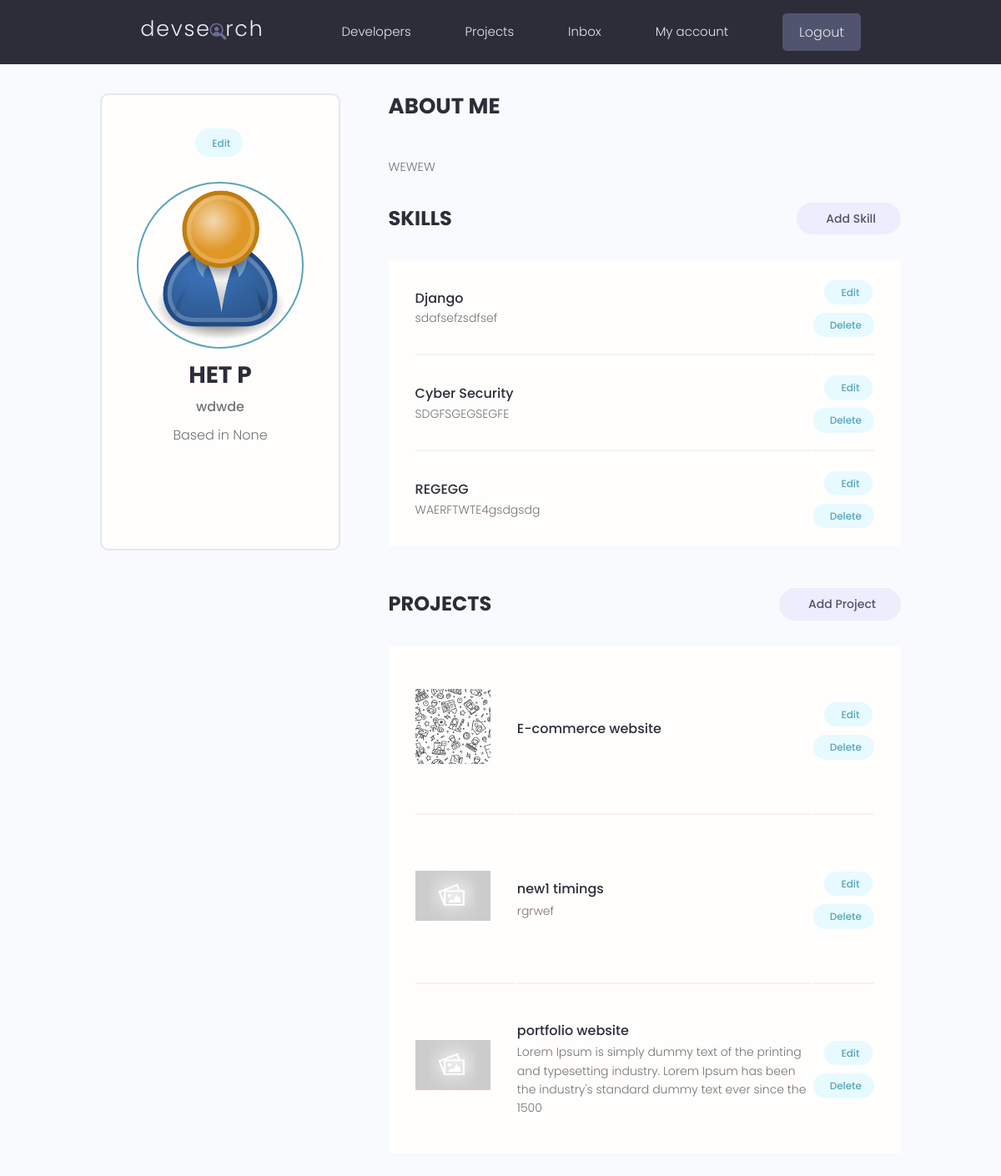
/account/ (signed in), run on the app's committed database.
### users/models.py (models this page shows, shortened)
class Profile (models.Model):
    user = models.OneToOneField(User, on_delete=models.CASCADE, null=True, blank=True)
    name = models.CharField(max_length=200, null=True, blank=True)
    email = models.EmailField(max_length=400, null=True, blank=True)
    short_intro = models.CharField(max_length=400, null=True, blank=True)
    location = models.CharField( null=True, blank=True, max_length=22)
    description = models.TextField(max_length=400, null=True, blank=True)
    username = models.CharField(max_length=200, null=True, blank=True)
    profile_image = models.ImageField(null=True, blank=True, upload_to='profiles/', default='profiles/user-default.png')
    social_twitter = models.CharField(max_length=400, null=True, blank=True)
    social_github = models.CharField(max_length=400, null=True, blank=True)
    social_linkedin = models.CharField(max_length=400, null=True, blank=True)
    social_website = models.CharField(max_length=400, null=True, blank=True)
    id = models.UUIDField(default=uuid4, editable=False, primary_key=True, unique= True)
    timestamp = models.DateTimeField(auto_now_add=True)

class Skill (models.Model):
    user = models.ForeignKey(Profile, null=True, blank=True, on_delete=models.CASCADE)
    name = models.CharField(max_length=200, null=True, blank=True)
    description = models.TextField(max_length=400, null=True, blank=True)
    id = models.UUIDField(default=uuid4, editable=False, primary_key=True, unique= True)
    timestamp = models.DateTimeField(auto_now_add=True)

### projects/models.py (models this page shows, shortened)
class Project (models.Model):
    title = models.CharField(max_length = 200)
    owner = models.ForeignKey(Profile, null=True, blank=True, on_delete=models.SET_NULL)
    description = models.TextField(null=True, blank=True)
    id = models.UUIDField(default=uuid4, unique=True, editable=False, primary_key=True)
    featured_image = models.ImageField( null=True, blank=True, default='default.jpg')
    demolink = models.CharField(max_length=200, null=True, blank=True)
    sourcecode = models.CharField(max_length=300, null=True, blank=True)
    timestamp = models.DateTimeField(auto_now_add=True)
    vote_ratio = models.IntegerField(default=0, blank=True, null=True)
    votes_total = models.IntegerField(default=0, blank=True, null=True)
    tags = models.ManyToManyField('Tag', blank=True)

### users/views.py (the view)
# urls.py: path('account/', views.userAccount, name='account'),
@login_required(login_url='login')
def userAccount(request):
    ruser = request.user
    useraccount = Profile.objects.get(user=ruser)
    context = {'user': useraccount}
    return render(request, 'users/account.html', context)

### users/templates/users/account.html (shortened to what this page needs)
{% extends 'main.html' %}
{% block T %}
  <main class="settingsPage profile my-md">
    <div class="container">
      <div class="layout">
        <div class="column column--1of3">
          <div class="card text-center">
            <div class="card__body dev">
              <a class="tag tag--pill tag--main settings__btn" href="{% url 'edit-account' %}"> Edit</a>
              <img class="avatar avatar--xl dev__avatar" src="{{user.profile_image.url}}" />
              <h2 class="dev__name">{{user.name}}</h2>
              <p class="dev__title">{{user.short_intro}}</p>
              <p class="dev__location">Based in {{user.location}}</p>
              <ul class="dev__social">
              </ul>
            </div>
          </div>
        </div>
        <div class="column column--2of3">
          <div class="devInfo">
            <h3 class="devInfo__title">About Me</h3>
            <p class="devInfo__about">
              <br />
              {{user.description}}
            </p>
          </div>
          <div class="settings">
            <h3 class="settings__title">Skills</h3>
            <a class="tag tag--pill tag--sub settings__btn tag--lg" href="{% url 'add-skill'%}"> Add Skill</a>
          </div>
          <table class="settings__table">
            {% for skill in user.skill_set.all %}
            <tr>
              <td class="settings__tableInfo">
                <h4>{{skill.name}}</h4>
                <p>
                  {{skill.description}}
                </p>
              </td>
              <td class="settings__tableActions">
                <a class="tag tag--pill tag--main settings__btn" href="{% url 'update-skill' skill.id %}"> Edit</a>
                <a class="tag tag--pill tag--main settings__btn" href="{% url 'delete-skill' skill.id %}?next=/account">
                  Delete</a>
              </td>
            </tr>
            {% endfor %}
          </table>
          <div class="settings">
            <h3 class="settings__title">Projects</h3>
            <a class="tag tag--pill tag--sub settings__btn tag--lg" href="{% url 'create-project' %}"> Add Project</a>
          </div>
          <table class="settings__table">
            {% for project in user.project_set.all %}
            <tr>
              <td class="settings__thumbnail">
                <a href="{% url 'project' project.id%}"><img src="{{project.featured_image.url}}" alt="Project Thumbnail" /></a>
              </td>
              <td class="settings__tableInfo">
                <a href="{% url 'project' project.id%}">{{project.title}}</a>
                <p>
                  {{project.description|slice:'150'}}
                </p>
              </td>
              <td class="settings__tableActions">
                <a class="tag tag--pill tag--main settings__btn" href="{% url 'update-project' project.id %}"> Edit</a>
                <a class="tag tag--pill tag--main settings__btn" href="{% url 'delete-project' project.id %}?next=/account">
                  Delete</a>
              </td>
            </tr>
            {% endfor %}
          </table>
        </div>
      </div>
    </div>
  </main>
{% endblock T %}

### static/styles/app.css (style rules this page uses)
:root { --color-sub: #2d2d39; }
.card { border: 2px solid var(--color-light); }
img { width: 100%; }
.profile .card > .dev { padding: 4rem; }
.dev__avatar { display: block; margin: auto; }
.dev__name { color: var(--color-sub); font-size: 2.8rem; font-weight: 700; margin-top: 1rem; margin-bottom: 0.5rem; }
.dev__title { font-size: 1.6rem; font-weight: 500; line-height: 1.3; }
.dev__location { margin-top: 1rem; }
.dev__social { margin: 3rem 0; list-style: none; display: flex; justify-content: center; gap: 1.5rem; }
.devInfo { margin-bottom: 3rem; }
.devInfo__title, .devInfo__subtitle { font-size: 2.6rem; color: var(--color-sub); text-transform: uppercase; font-weight: 700; margin-bottom: 1.5rem; }
.devInfo__about, .devSkill__info { font-size: 1.45rem; line-height: 1.7; text-align: justify; }
.settingsPage .dev > .settings__btn { display: inline-block; margin-bottom: 3rem; }
.settings { display: flex; justify-content: space-between; align-items: center; }
.settings__title { font-size: 2.4rem; text-transform: uppercase; font-weight: 700; color: var(--color-sub); }
.settings__table { margin-top: 3rem; margin-bottom: 5rem; padding: 0 3rem; background: var(--color-white); }
.settings__table tr { width: 100%; }
.settings__table tr > td { padding: 2rem 0; }
.settings__table tr:not(:last-child) td { border-bottom: 2px solid var(--color-white-light); }
.settings__thumbnail { width: 23%; min-width: 10rem; }
.settings__thumbnail img { padding-right: 3rem; height: 15rem; object-fit: contain; }
.settings__tableInfo { width: 100%; }
.settings__tableInfo h4, .settings__tableInfo a { padding-right: 1rem; width: auto; font-size: 1.6rem; font-weight: 500; color: var(--color-sub); }
.settings__tableInfo p { font-size: 1.4rem; }
.settings__tableActions { text-align: right; }

### static/uikit/styles/modules/_variables.css (style rules this page uses)
:root { --color-main: #5aa5b9; --color-main-light: #e6faff; --color-sub: #3f4156; --color-sub-light: #51546e; --color-sub-lighter: #ededfd; --color-text: #737373; --color-gray: #8b8b8b; --color-light: #e5e7eb; --color-light-gray: #767676; --color-bg: #f8fafd; --color-white: #fffefd; --color-white-light: #f3f3f3; --color-success: #359e64; --color-success-bg: #def8e8; --color-error: #fc4b0b; --color-error-bg: #fff2ee; --font-base: 'Poppins', arial, helvetica, 'Segoe UI', roboto, ubuntu, sans-serif; --font-monospace: 'Fira Code', 'Courier New', courier, monospace; --font-regular: 300; --font-medium: 500; --font-bold: 700; --generic-shadow: 1px 1px 5px #00000010; --generic-transition: all 0.3s ease-in-out; }

### static/uikit/styles/modules/_base.css (style rules this page uses)
* { margin: 0; padding: 0; box-sizing: border-box; text-rendering: optimizeLegibility; color: inherit; font-size: inherit; }
html { font-size: 50%; }
@media only screen and (min-width: 480px) { html { font-size: 56.25%; } }
@media only screen and (min-width: 1200px) { html { font-size: 62.5%; } }
body { line-height: 1.6; font-weight: 400; font-size: 1.5rem; color: var(--color-text); background-color: var(--color-bg); min-height: 100vh; }

### static/uikit/styles/modules/_typography.css (style rules this page uses)
* { font-family: var(--font-base); }
h2 { font-size: 3.6rem; font-weight: var(--font-bold); }
h3 { font-size: 3.2rem; font-weight: var(--font-medium); }
h4 { font-size: 2.8rem; font-weight: var(--font-medium); }
p, span, strong { font-size: 1.6rem; color: var(--color-text); font-weight: var(--font-regular); }
a { padding-bottom: 2px; text-decoration: none; display: inline-block; color: var(--color-main); font-weight: var(--font-medium); }

### static/uikit/styles/modules/_utilities.css (style rules this page uses)
.container { width: 92%; max-width: 165rem; margin: 0 auto; box-sizing: border-box; }
@media screen and (min-width: 1000px) { .container { width: 90%; } }
@media screen and (min-width: 1200px) { .container { width: 80%; } }
.text-center { text-align: center; }
.my-md { margin: 3rem auto; }

### static/uikit/styles/modules/_avatar.css (style rules this page uses)
.avatar { border-radius: 50%; border: 2px solid var(--color-main); object-fit: cover; }
.avatar--xl { height: 20rem; width: 20rem; }

### static/uikit/styles/modules/_card.css (style rules this page uses)
.card { border-radius: 1rem; background-color: var(--color-white); border: 1.5px solid var(--color-light); width: auto; height: auto; margin-top: 0.5rem; margin-bottom: 0.5rem; overflow: hidden; }
.card__body, .card__header { padding: 2rem 2.5rem; }

### static/uikit/styles/modules/_layout.css (style rules this page uses)
.layout { display: flex; flex-flow: row wrap; justify-content: space-between; }
.layout > .column { margin-bottom: 3rem; }
.layout > .column.column--1of3 { flex-basis: 30%; }
.layout > .column.column--2of3 { flex-basis: 64%; }

### data on the page
Profile: profile_image (placeholder picture), name "HET P", short_intro "wdwde", location "None", description "WEWEW"
Skill: name "Django", description "sdafsefzsdfsef"
Skill: name "Cyber Security", description "SDGFSGEGSEGFE"
Skill: name "REGEGG", description "WAERFTWTE4gsdgsdg"
Project: featured_image (picture), title "E-commerce website"
Project: featured_image (placeholder picture), title "new1 timings", description "rgrwef"
Project: featured_image (placeholder picture), title "portfolio website", description "Lorem Ipsum is simply dummy text of the printing and typesetting industry. Lorem Ipsum has been the industry's standard dummy text ever since the 1500"
